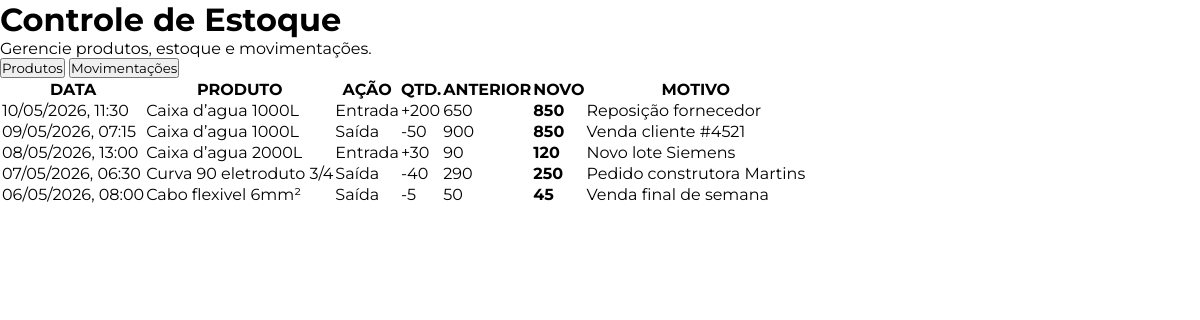
Page /admin/movimentacao.php on the committed database.
### tables this page shows
CREATE TABLE movimentacoes (
    id INT AUTO_INCREMENT PRIMARY KEY,
    produto_id INT,
    tipo ENUM('Entrada', 'Saída') NOT NULL,
    quantidade INT NOT NULL,
    estoque_anterior INT NOT NULL,
    estoque_atual INT NOT NULL,
    motivo VARCHAR(255),
    data_hora DATETIME DEFAULT CURRENT_TIMESTAMP,
    FOREIGN KEY (produto_id) REFERENCES produtos(id_produtos) ON DELETE CASCADE
);

CREATE TABLE produtos(
    id_produtos INT AUTO_INCREMENT PRIMARY KEY,
    nome_produtos VARCHAR(100) NOT NULL,
    sku VARCHAR(100) NOT NULL,
    categoria_id_produtos INT,
    preco DECIMAL(10,2) NOT NULL,
    estoque INT,
    descricao TEXT,
    capa VARCHAR(500),
    FOREIGN KEY (categoria_id_produtos)
    REFERENCES categoria(id_categorias)
);

### admin/movimentacao.php (the view, shortened to what this page needs)
<?php
require_once __DIR__ . '/../CRUD/crud.php';
try {
    $query = "SELECT
                m.data_hora,
                p.nome_produtos AS produto,
                m.tipo AS acao,
                m.quantidade AS qtd,
                m.estoque_anterior AS anterior,
                m.estoque_atual AS novo,
                m.motivo
FROM movimentacoes m
INNER JOIN produtos p ON m.produto_id = p.id_produtos
ORDER BY m.data_hora DESC";
    $stmt = $pdo->prepare($query);
    $stmt->execute();
    $movimentacoes = $stmt->fetchAll(PDO::FETCH_ASSOC);
} catch (PDOException $e) {
    $movimentacoes = [];
    echo "<script>console.error('Erro ao buscar movimentações: " . addslashes($e->getMessage()) . "');</script>";
}
function badgeAcao($acao)
{
    $classe = 'movimentacao-badge';
    if ($acao === 'Entrada')
        $classe .= ' movimentacao-badge-entrada';
    if ($acao === 'Saída')
        $classe .= ' movimentacao-badge-saida';
    return '<span class="' . $classe . '">' . htmlspecialchars($acao) . '</span>';
}
?>
<!DOCTYPE html>
<html lang="pt-BR">
<head>
    <link rel="stylesheet" href="../CSS/style.css">
</head>
<body>
    <div class="container-estoque">
        <div class="header-estoque">
            <div class="maintitleEST">
                <h1>Controle de Estoque</h1>
                <p>Gerencie produtos, estoque e movimentações.</p>
            </div>
        </div>
        <div class="filtros">
            <button class="tab-btn">Produtos</button>
            <button class="tab-btn active">Movimentações</button>
        </div>
        <div class="tabela-produtos">
            <table class="estoque-table">
                <thead>
                    <tr>
                        <th>DATA</th>
                        <th>PRODUTO</th>
                        <th>AÇÃO</th>
                        <th>QTD.</th>
                        <th>ANTERIOR</th>
                        <th>NOVO</th>
                        <th>MOTIVO</th>
                    </tr>
                </thead>
                <tbody>
                    <?php
                    if (!empty($movimentacoes)) {
                        foreach ($movimentacoes as $mov) {
                            $dataFormatada = date('d/m/Y, H:i', strtotime($mov["data_hora"]));
                            $sinal = ($mov["acao"] === 'Entrada') ? '+' : (($mov["acao"] === 'Saída') ? '-' : '');
                            echo '<tr>';
                            echo '<td>' . htmlspecialchars($dataFormatada) . '</td>';
                            echo '<td>' . htmlspecialchars($mov["produto"]) . '</td>';
                            echo '<td>' . badgeAcao($mov["acao"]) . '</td>';
                            $qtdClass = ($mov["acao"] === 'Entrada') ? 'movimentacao-qtd-positiva' : 'movimentacao-qtd-negativa';
                            echo '<td class="' . $qtdClass . '">' . htmlspecialchars($sinal . $mov["qtd"]) . '</td>';
                            echo '<td>' . htmlspecialchars($mov["anterior"]) . '</td>';
                            echo '<td><b>' . htmlspecialchars($mov["novo"]) . '</b></td>';
                            echo '<td>' . htmlspecialchars($mov["motivo"]) . '</td>';
                            echo '</tr>';
                        }
                    } else {
                        echo '<tr><td colspan="7" style="text-align:center; color:#999; padding: 20px;">Nenhuma movimentação registrada no banco de dados.</td></tr>';
                    }
                    ?>
                </tbody>
            </table>
        </div>
    </div>
</body>
</html>

### CSS/style.css (style rules this page uses)
* { margin: 0; padding: 0; box-sizing: border-box; font-family: 'Montserrat', sans-serif; }

### rows in the picture
movimentacoes: data_hora "10/05/2026, 11:30", produto.nome_produtos "Caixa d’agua 1000L", tipo "Entrada", tipo+quantidade "+200", estoque_anterior "650", estoque_atual "850", motivo "Reposição fornecedor"
movimentacoes: data_hora "09/05/2026, 07:15", produto.nome_produtos "Caixa d’agua 1000L", tipo "Saída", tipo+quantidade "-50", estoque_anterior "900", estoque_atual "850", motivo "Venda cliente #4521"
movimentacoes: data_hora "08/05/2026, 13:00", produto.nome_produtos "Caixa d’agua 2000L", tipo "Entrada", tipo+quantidade "+30", estoque_anterior "90", estoque_atual "120", motivo "Novo lote Siemens"
movimentacoes: data_hora "07/05/2026, 06:30", produto.nome_produtos "Curva 90 eletroduto 3/4", tipo "Saída", tipo+quantidade "-40", estoque_anterior "290", estoque_atual "250", motivo "Pedido construtora Martins"
movimentacoes: data_hora "06/05/2026, 08:00", produto.nome_produtos "Cabo flexivel 6mm²", tipo "Saída", tipo+quantidade "-5", estoque_anterior "50", estoque_atual "45", motivo "Venda final de semana"
